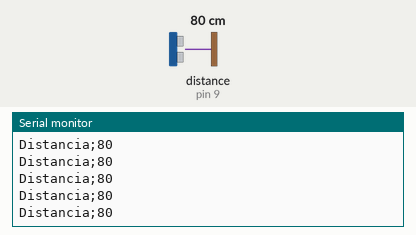
A sketch run on a simulated Arduino Uno, built with avr-gcc and run on an emulated ATmega328P. On the bench: the last lines printed to the serial monitor. Wiring (inferred from the names in the program): ultrasonic range finder: trigger pin 8; echo pin 9. The inputs (shaded band) are chosen by the test bench; at power-on: distance to the obstacle (sensor on pin 9) 80 cm. The echo pulse lasts 58.3 µs per cm.

Above: at 1.2 s.
1.3 s: distance to the obstacle (sensor on pin 9) set to 2 cm
At 1.38 s:
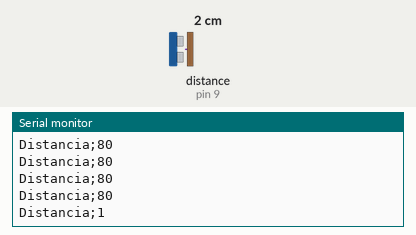
4.3 s: distance to the obstacle (sensor on pin 9) set to 4 cm
At 4.3 s:
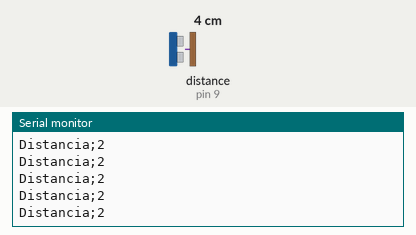
5.8 s: distance to the obstacle (sensor on pin 9) set to 35 cm
At 5.82 s:
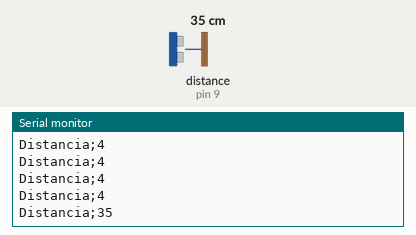
Timing chart, 0 to 8.8 s (numbered marks = the images above; inputs shaded):
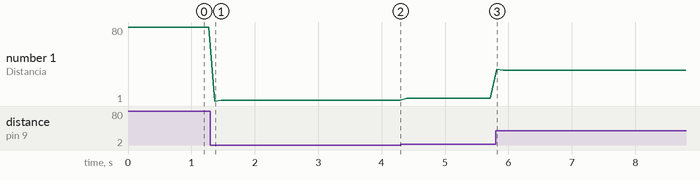

The sketch:

3._Coneixem_com_funciona_el_sensor_d_ultrasons.ino
```cpp
int trigPin = 8;
int echoPin = 9;
long duration;
int cm = 0;
void setup()
{
Serial.begin(9600);
pinMode(trigPin,OUTPUT);
pinMode(echoPin, INPUT);
}

void loop()
{
 digitalWrite (trigPin,LOW);
delayMicroseconds(2);
digitalWrite(trigPin,HIGH);
delayMicroseconds(10);
digitalWrite(trigPin,LOW);
duration = pulseIn(echoPin,HIGH);
duration=duration/2;
cm = duration/ 29;
Serial.print("Distancia;");
Serial.println(cm);
delay(100);
}
```

Measured:
- after the input at 1.3 s, the serial monitor: prints a new line after 0.07 s (image 1)
- after the input at 5.8 s, the serial monitor: prints a new line at once (image 3)
- plotted number 1: 80 → 2 after the input at 1.3 s, 2 → 4 after the input at 4.3 s, 4 → 34 after the input at 5.8 s
